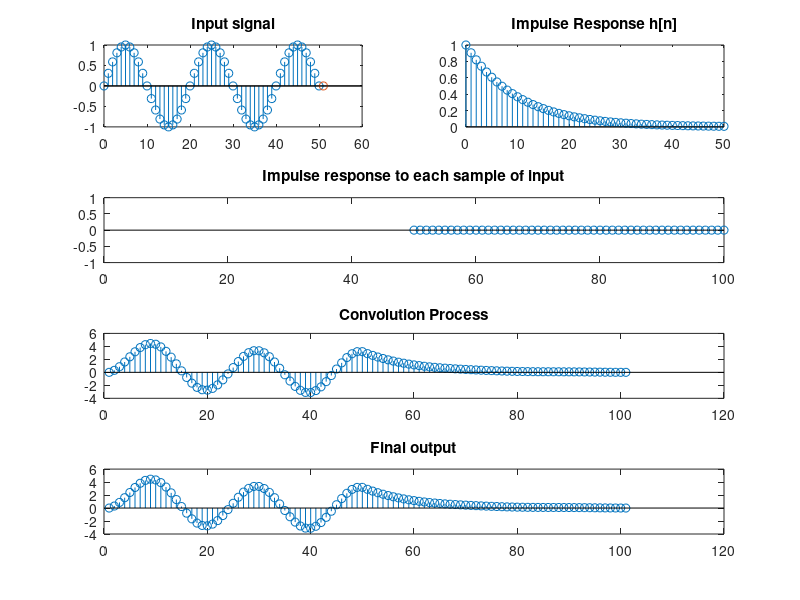

Reproduce this figure in MATLAB.


clear all;
close all;

n1=0:50;
h = (exp(-0.1*(n1)));
x = sin(2*pi*n1/20);
y = zeros([1 2*length(n1)-1]);


ind = 1;

for k=1:length(x)
    
    subplot(422);
    stem(n1, h);title('Impulse Response h[n]');
    
    subplot(421);
    stem(n1, x);hold on;title('Input signal');
    stem(k, x(k), 'Color', 'r');hold off;
    
    
    subplot(412);
    stem((n1+(k-1)), x(k).*h, 'Color', 'r');axis([0 (2*length(n1)-2) -1 1]);title('Impulse response to each sample of input');
    
    h1 = [zeros([1 k-1]) h zeros([1 length(y)-length(h)-(k-1)]) ];
    y = y + x(k).*h1
    
    subplot(413);
    stem(y);title('Convolution Process');
    
    subplot(414);
    stem(conv(x, h));title('Final output');
    pause(0.1);
%     movieVector(ind) = getframe(1);
%     ind = ind + 1;
end;

% myWriter = VideoWriter('ConvolutionProcess', 'MPEG-4');
% myWriter.FrameRate = 4;
% open(myWriter);
% writeVideo(myWriter, movieVector);
% close(myWriter);